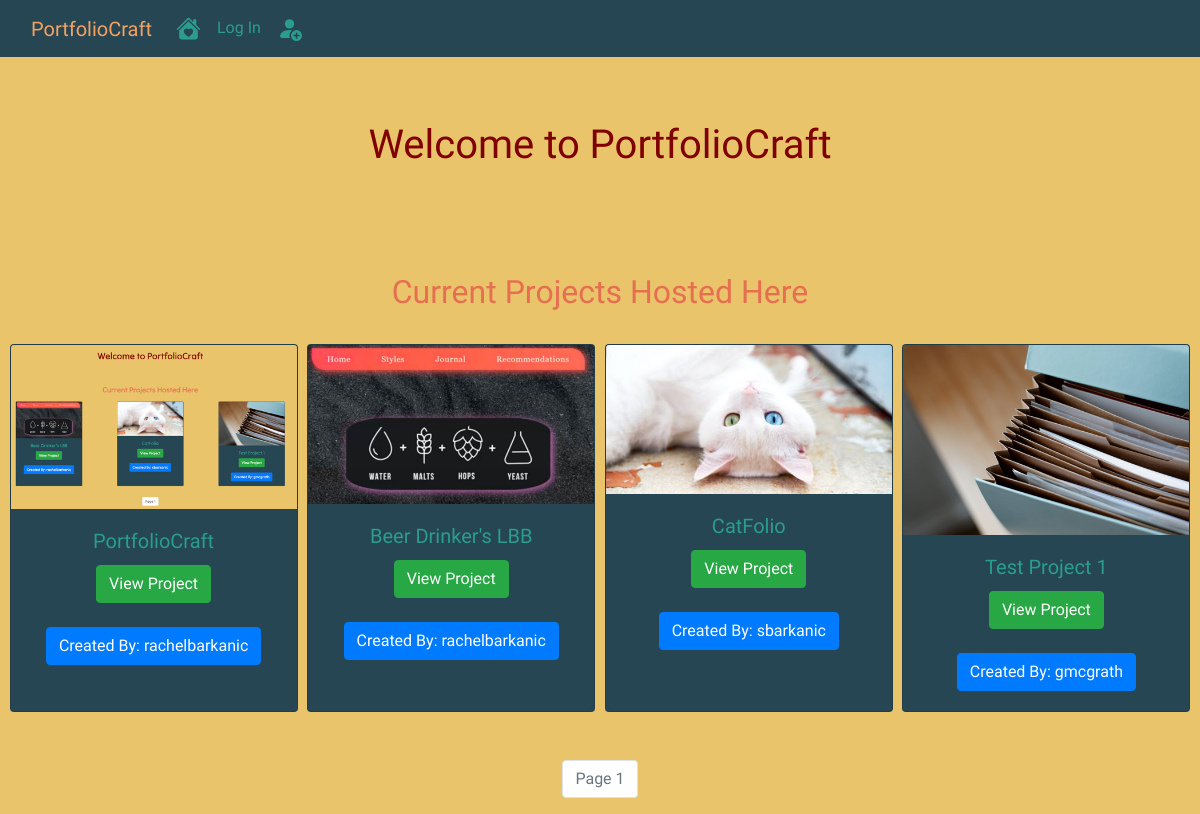
Before: / with the older database file.
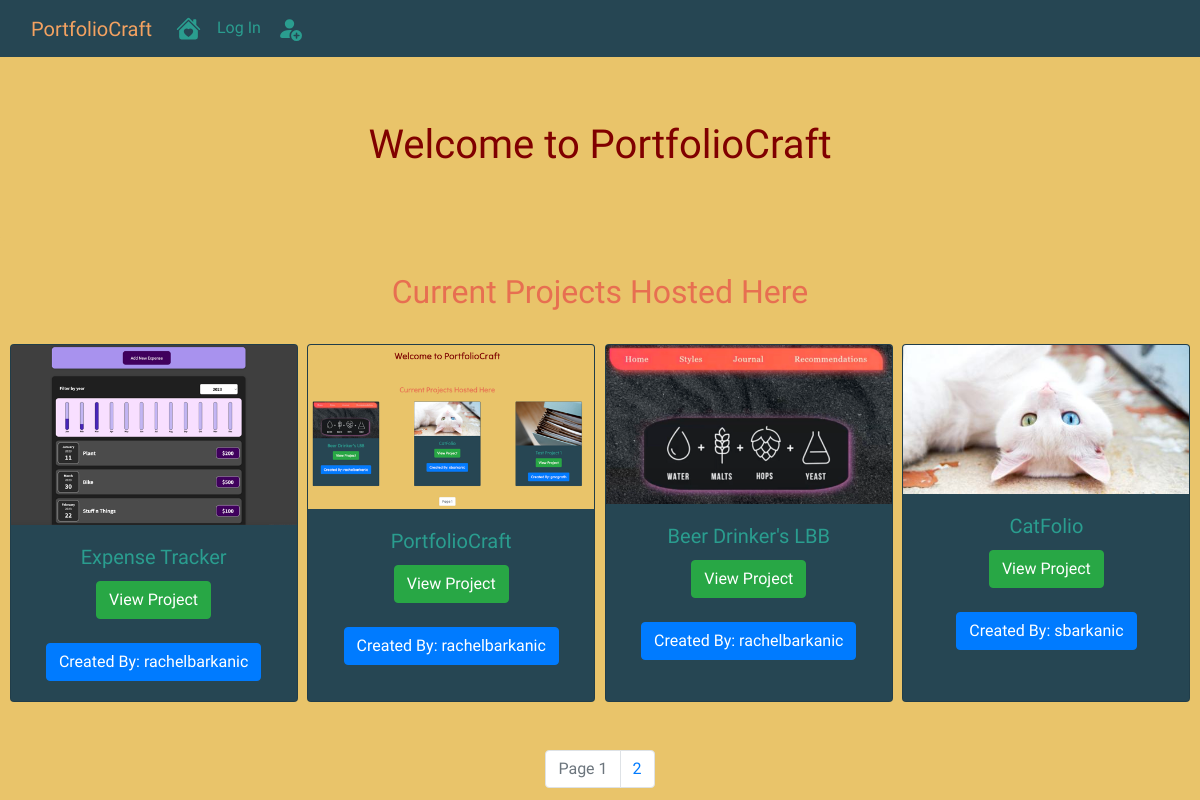
After: the same page with the newer database file.
### portfoliocraft/models.py (models this page shows, shortened)
class Project(db.Model):
    __tablename__ = 'projects'
    id = db.Column(db.Integer, autoincrement = True, primary_key = True)
    user_id = db.Column(db.Integer, db.ForeignKey('users.id'), nullable = False)
    date = db.Column(db.DateTime, nullable = False, default = datetime.utcnow)
    title = db.Column(db.String(255), nullable = False)
    description = db.Column(db.Text(255), nullable = False)
    screenshot = db.Column(db.String(255), nullable = False, default = 'default_screenshot.png')
    demo_link = db.Column(db.String(255), nullable = False)
    github_link = db.Column(db.String(255), nullable = False)

class User(db.Model, UserMixin):
    __tablename__ = 'users'
    id = db.Column(db.Integer, autoincrement = True, primary_key = True)
    profile_image = db.Column(db.String(255), nullable = False, default = 'default_profile.png')
    resume = db.Column(db.String(255), nullable = False, default = 'default_resume.png')
    first_name = db.Column(db.String(255), nullable = False, index=True)
    last_name = db.Column(db.String(255), nullable = False, index=True)
    username = db.Column(db.String(255), unique = True, nullable = False, index=True)
    email = db.Column(db.String(255), unique = True, nullable = False, index=True)
    password_hash = db.Column(db.String(255), nullable = False)
    projects = db.relationship('Project', backref = 'author', lazy = True)

### portfoliocraft/core/views.py (the view)
@core.route('/')
def index():
    page = request.args.get('page', 1 , type=int)
    projects = Project.query.order_by(Project.date.desc()).paginate(page = page, per_page = 4)
    return render_template('index.html', projects = projects)

### portfoliocraft/templates/index.html
{% extends 'base.html' %}
{% block body %}
<div align="center" class="jumbotron">
    <h1>Welcome to PortfolioCraft</h1>
</div>
<div align="center"><h2>Current Projects Hosted Here</h2></div>
<br>
<div class="flex-container index" align="center">
    {% for project in projects.items %}
    <div class="card text-center" style="width: 18rem; background-color: #264653;">
        <img class="card-img-top" src="{{url_for('static', filename = 'screenshots/' +project.screenshot)}}" alt="project_image">
        <div class="card-body">
          <h5 class="card-title">{{project.title}}</h5>
          <a href=" {{url_for('projects.project', project_id = project.id)}}" class="btn btn-success">View Project</a>
          <br><br>
          <a href=" {{url_for('users.user_projects', username = project.author.username)}}" class="btn btn-primary">Created By: {{ project.author.username }}</a>
        </div>
      </div>
    {% endfor %}
</div>
<br><br>
<nav aria-label="Page Navigation">
    <ul class="pagination justify-content-center">
        {% for page_num in projects.iter_pages(left_edge=1, right_edge=1, left_current=1, right_current=1) %}
        {% if projects.page == page_num %}
        <li class="page-item disabled">
            <a class="page-link" href="{{url_for('core.index', page = page_num)}}">Page {{ page_num }}</a>
        </li>
        {% else %}
        <li class="page-item">
            <a class="page-link" href="{{url_for('core.index', page = page_num)}}">{{ page_num }}</a>
        </li>
        {% endif %}
        {% endfor %}
    </ul>
</nav>
{% endblock %}

Changed rows visible on the page:
no longer on this page (row unchanged): Project: screenshot (picture), title "Test Project 1", author.username "gmcgrath"
added Project: screenshot (picture), title "Expense Tracker", author.username "rachelbarkanic"
Other visible differences:
new list line: "2"
